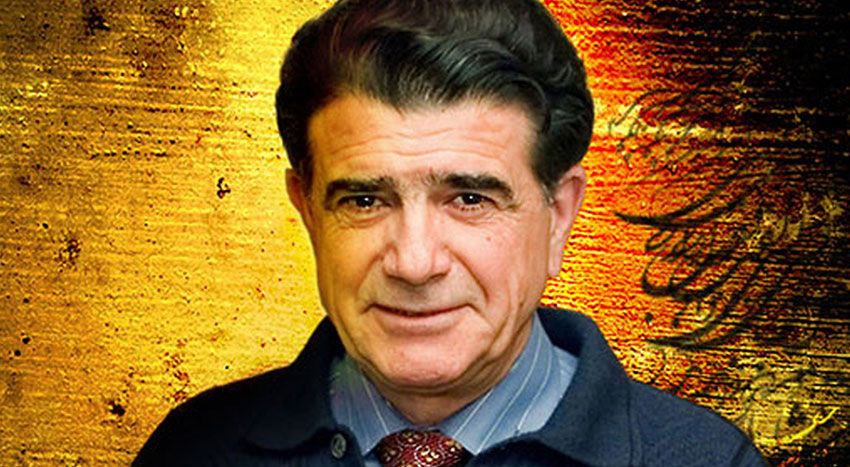
#> input picture MohamadRezaShajaryan.jpg, 850 x 467 px
$ python main.py
#> lines starting #> are read from the running program, lines starting #| are printed output that depends on the picture; after the words box and inside, x2 and y2 are one past the last pixel; in counts of white or black regions, pixels touching at a corner belong together
### FaceDetector.py
import cv2
import numpy as np

class FaceDetector:
    def __init__(self):
        face_cascade_path = cv2.data.haarcascades + 'haarcascade_frontalface_default.xml'
        self.face_cascade = cv2.CascadeClassifier(face_cascade_path)

        profile_cascade_path = cv2.data.haarcascades + 'haarcascade_profileface.xml'
        self.profile_cascade = cv2.CascadeClassifier(profile_cascade_path)

        if self.face_cascade.empty() or self.profile_cascade.empty():
            print("Warning: Could not load cascade classifiers")
        else:
            print("OpenCV face detector initialized")

    def detect_faces(self, image):
        if image is None:
            return []

        gray = cv2.cvtColor(image, cv2.COLOR_BGR2GRAY)
        gray = cv2.equalizeHist(gray)

        faces = []

        # Detect frontal faces
        detected_faces = self.face_cascade.detectMultiScale(
            gray,
            scaleFactor=1.1,
            minNeighbors=5,
            minSize=(30, 30),
            flags=cv2.CASCADE_SCALE_IMAGE
        )

        for (x, y, w, h) in detected_faces:
            faces.append({
                'bbox': (x, y, w, h),
                'type': 'frontal'
            })

        # If no frontal faces found, try profile faces
        if len(faces) == 0:
            # Detect profile faces (both left and right)
            profile_faces = self.profile_cascade.detectMultiScale(
                gray,
                scaleFactor=1.1,
                minNeighbors=5,
                minSize=(30, 30)
            )

            for (x, y, w, h) in profile_faces:
                faces.append({
                    'bbox': (x, y, w, h),
                    'type': 'profile'
                })


        return faces

    def draw_faces(self, image, faces, color=(0, 255, 0), thickness=2):
        img_copy = image.copy()
        for face in faces:
            x, y, w, h = face['bbox']
            cv2.rectangle(img_copy, (x, y), (x + w, y + h), color, thickness)

            # Optionally add face type label
            if 'type' in face:
                cv2.putText(
                    img_copy,
                    face['type'],
                    (x, y - 10),
                    cv2.FONT_HERSHEY_SIMPLEX,
                    0.5,
                    color,
                    1
                )
        return img_copy


### FaceMatcher.py
import cv2
import numpy as np
from FaceDetector import FaceDetector


class FaceMatcher:
    def __init__(self):
        self.face_detector = FaceDetector()


        self.feature_detector = cv2.ORB_create(
            nfeatures=500,
            scaleFactor=1.2,
            nlevels=8,
            edgeThreshold=31,
            firstLevel=0,
            WTA_K=2,
            scoreType=cv2.ORB_HARRIS_SCORE,
            patchSize=31,
            fastThreshold=20
        )

        self.matcher = cv2.BFMatcher(cv2.NORM_HAMMING, crossCheck=True)
        self.match_threshold = 50


    def compute_feature_similarity(self, face1, face2):
        """Compute similarity between two face images using ORB features"""
        if face1 is None or face2 is None:
            return 0, None, None, None

        face1_resized = cv2.resize(face1, (200, 200))
        face2_resized = cv2.resize(face2, (200, 200))

        gray1 = cv2.cvtColor(face1_resized, cv2.COLOR_BGR2GRAY)
        gray2 = cv2.cvtColor(face2_resized, cv2.COLOR_BGR2GRAY)

        gray1 = cv2.equalizeHist(gray1)
        gray2 = cv2.equalizeHist(gray2)


        kp1, des1 = self.feature_detector.detectAndCompute(gray1, None)
        kp2, des2 = self.feature_detector.detectAndCompute(gray2, None)

        if des1 is None or des2 is None or len(kp1) < 10 or len(kp2) < 10:
            return 0, None, None, None


        matches = self.matcher.match(des1, des2)

        good_matches = [m for m in matches if m.distance < self.match_threshold]

        good_matches = sorted(good_matches, key=lambda x: x.distance)[:50]

        if len(good_matches) > 0:
           similarity = len(good_matches) / max(len(kp1), len(kp2))
        else:
            similarity = 0

        return similarity, good_matches, kp1, kp2

    def draw_matches(self, face1, face2, kp1, kp2, good_matches):
        """Draw matching keypoints between two faces"""
        if face1 is None or face2 is None:
            return None


        face1_resized = cv2.resize(face1, (200, 200))
        face2_resized = cv2.resize(face2, (200, 200))


        match_img = cv2.drawMatches(
            face1_resized, kp1,
            face2_resized, kp2,
            good_matches, None,
            matchColor=(0, 255, 0),
            singlePointColor=(255, 0, 0),
            flags=cv2.DrawMatchesFlags_NOT_DRAW_SINGLE_POINTS
        )

        return match_img

    def extract_face_region(self, image, face_bbox):
        """Extract face region from image using bounding box"""
        x, y, w, h = face_bbox
        return image[y:y+h, x:x+w]

### main.py
import cv2
import numpy as np
from FaceMatcher import FaceMatcher

def main():
    face_matcher = FaceMatcher()

    print("Loading reference image...")
    reference_img = cv2.imread('MohamadRezaShajaryan.jpg')
#> reference_img is the input picture: shape (467, 850, 3); mean B, G, R 40.7, 97.2, 138.4
    if reference_img is None:
        print("Error: Could not load reference image")
        return

    reference_faces = face_matcher.face_detector.detect_faces(reference_img)
#> in detect_faces, `detected_faces = self.face_cascade.detectMultiScale( gray, scaleFactor..`: detected_faces = [[268, 83, 300, 300]]
#> the loop in detect_faces, `for (x, y, w, h) in detected_faces:` made 1 pass
#> after the loop in detect_faces, `for (x, y, w, h) in detected_faces:`: faces = 1 item
#> reference_faces = 1 item
    if not reference_faces:
        print("No face detected in reference image")
        return
    print(f"Found {len(reference_faces)} face(s) in reference image")
#| Found 1 face(s) in reference image
    ref_face_bbox = reference_faces[0]['bbox']
#> ref_face_bbox = (268, 83, 300, 300)
    ref_face = face_matcher.extract_face_region(reference_img, ref_face_bbox)
#> in extract_face_region, `x, y, w, h = face_bbox`: x = 268; y = 83; w = 300
#> in extract_face_region, `return image[y:y+h, x:x+w]`:
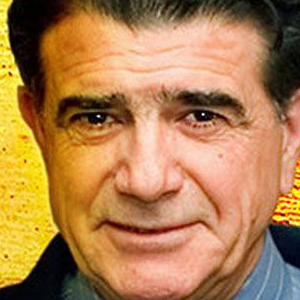
#> returned value: shape (300, 300, 3); mean of channels 0, 1, 2 79.8, 127.6, 174.2; drawn as B, G, R
    face_detected = face_matcher.face_detector.draw_faces(reference_img, reference_faces,
                                             color=(255, 0, 0), thickness=2)
#> the loop in draw_faces, `for face in faces:` made 1 pass
#> after the loop in draw_faces, `for face in faces:`:
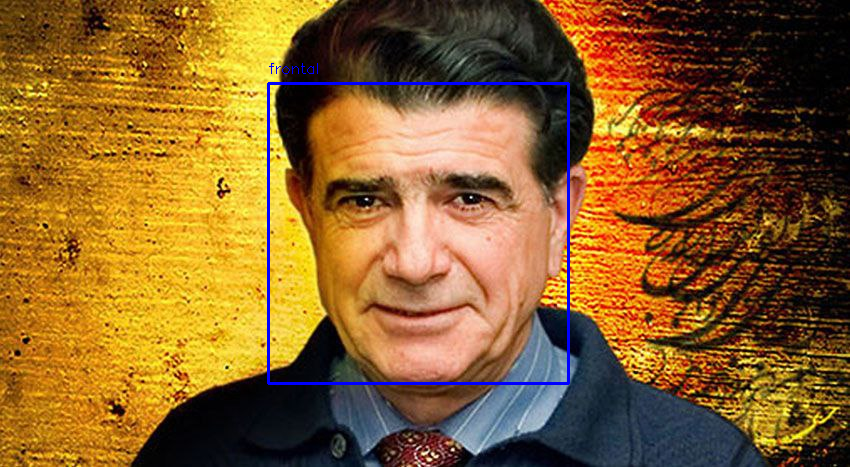
#> img_copy: shape (467, 850, 3); 0.93% of pixels changed, all inside (x1, y1, x2, y2) = (267, 63, 570, 385)
    cv2.imshow("Reference Image", face_detected)

    print("Loading video...")
    cap = cv2.VideoCapture('shajaryan.mp4')
    if not cap.isOpened():
        print("Error: Could not open video")
        return

    fps = cap.get(cv2.CAP_PROP_FPS)
#> fps = 25
    total_frames = int(cap.get(cv2.CAP_PROP_FRAME_COUNT))
#> total_frames = 1500
    print(f"Video: {total_frames} frames, {fps:.2f} FPS")
#| Video: 1500 frames, 25.00 FPS

    ret, first_frame = cap.read()
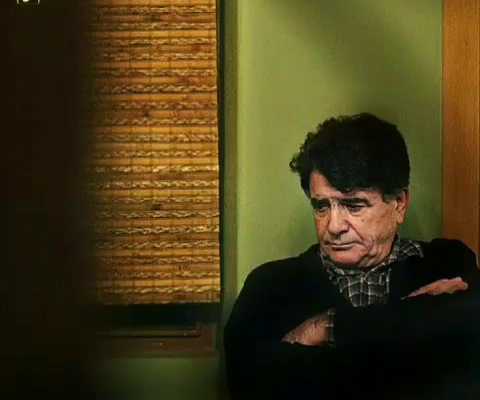
#> input picture frame 150 of shajaryan.mp4, 480 x 400 px
#> first_frame is the input picture: shape (400, 480, 3); mean B, G, R 24.7, 59.4, 71.2

    if not ret:
        print("Error: Could not read first frame")
        return

    print("Detecting faces in video frame...")
    video_faces = face_matcher.face_detector.detect_faces(first_frame)
#> in detect_faces (call 2), `gray = cv2.equalizeHist(gray)`:
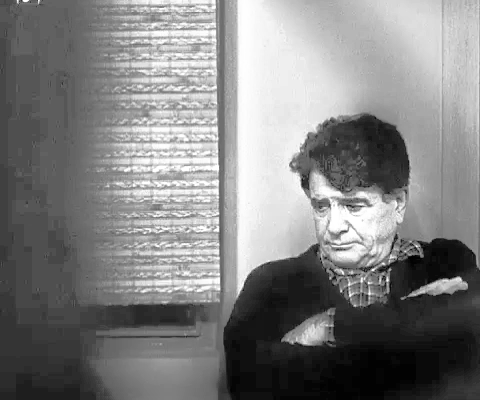
#> gray: shape (400, 480); min 0, max 255, mean 128.9
#> in detect_faces (call 2), `detected_faces = self.face_cascade.detectMultiScale( gray, scaleFactor..`: detected_faces = [[292, 172, 91, 91]]
#> the loop in detect_faces (call 2), `for (x, y, w, h) in detected_faces:` made 1 pass
#> video_faces = 1 item
    print(f"Found {len(video_faces)} face(s) in video frame")
#| Found 1 face(s) in video frame

    display_frame = first_frame.copy()

    if video_faces:
        video_face_bbox = video_faces[0]['bbox']
#> video_face_bbox = (292, 172, 91, 91)
        video_face = face_matcher.extract_face_region(first_frame, video_face_bbox)
#> call 2 of extract_face_region, with face_bbox = (292, 172, 91, 91)
#> in extract_face_region (call 2), `x, y, w, h = face_bbox`: x = 292; y = 172; w = 91
#> in extract_face_region (call 2), `return image[y:y+h, x:x+w]`:
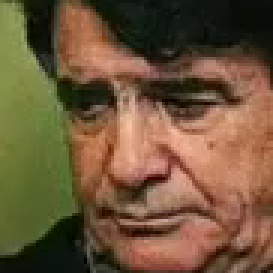
#> returned value: shape (91, 91, 3) (shown 3 times larger); mean of channels 0, 1, 2 58.1, 86.2, 111; drawn as B, G, R

        face_video_detected = face_matcher.face_detector.draw_faces(display_frame, video_faces,
                                             color=(255, 0, 0), thickness=2)
#> the loop in draw_faces (call 2), `for face in faces:` made 1 pass
#> after the loop in draw_faces (call 2), `for face in faces:`: img_copy: shape (400, 480, 3); 0.63% of pixels changed, all inside (x1, y1, x2, y2) = (291, 152, 385, 265)

        cv2.imshow("Video Frame", face_video_detected)

        similarity, good_matches, kp1, kp2 = face_matcher.compute_feature_similarity(
            ref_face, video_face
        )
#> in compute_feature_similarity, `gray2 = cv2.equalizeHist(gray2)`:
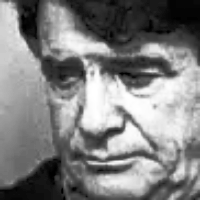
#> gray2: shape (200, 200); min 0, max 255, mean 128.5
#> in compute_feature_similarity, `kp1, des1 = self.feature_detector.detectAndCompute(gray1, None)`: kp1 = 389 keypoints; strongest (x, y, size): (37, 154, 37.2), (132, 80, 31), (33, 150, 31), (127, 77, 31)
#> in compute_feature_similarity, `kp2, des2 = self.feature_detector.detectAndCompute(gray2, None)`: kp2 = 379 keypoints; strongest (x, y, size): (121, 131, 53.6), (120, 131, 64.3), (116, 124, 64.3), (119, 123, 53.6)
#> in compute_feature_similarity, `matches = self.matcher.match(des1, des2)`: matches = 117 matches
#> in compute_feature_similarity, `good_matches = [m for m in matches if m.distance < self.match_threshold]`: good_matches = 57 matches
#> in compute_feature_similarity, `good_matches = sorted(good_matches, key=lambda x: x.distance)[:50]`: good_matches = 50 matches
#> in compute_feature_similarity, `similarity = len(good_matches) / max(len(kp1), len(kp2))`: similarity = 0.129
#> similarity = 0.129; good_matches = 50 matches

        print(f"Face similarity score: {similarity:.2f}")
#| Face similarity score: 0.13

        MIN_MATCHES = 10
        MIN_SIMILARITY = 0.10

        if similarity > MIN_SIMILARITY and good_matches and len(good_matches) > MIN_MATCHES:
            print("Face match confirmed!")

            match_img = face_matcher.draw_matches(ref_face, video_face, kp1, kp2, good_matches)
            cv2.imshow('Face Match Details', match_img)

        else:
            print("Face match NOT confirmed. Playing video anyway...")


    cap.set(cv2.CAP_PROP_POS_FRAMES, 0)

    ref_height, ref_width = reference_img.shape[:2]
#> ref_height = 467; ref_width = 850

    print("Starting video playback...")
    frame_count = 0

    while True:
        ret, video_frame = cap.read()
        if not ret:
            print("Video ended or error reading frame")
            break

        frame_count += 1

        video_resized = cv2.resize(video_frame, (ref_width, ref_height))
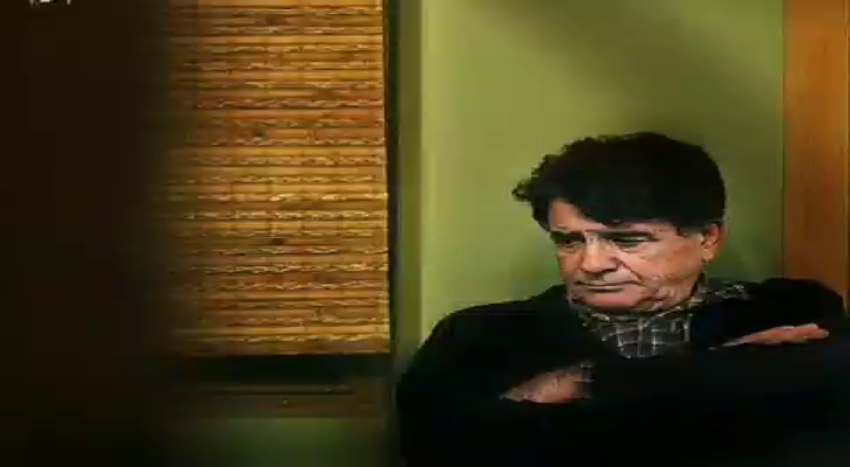
#> video_resized: shape (467, 850, 3); mean B, G, R 25, 59.2, 71.2
        cv2.imshow('Augmented Reality', video_resized)


        if frame_count % 30 == 0:
            print(f"Playing frame {frame_count}/{total_frames}")

        key = cv2.waitKey(30) & 0xFF
#> (key q is pressed here)

        if key == ord('q'):
            print("Quit requested")
            break

    print(f"Played {frame_count} frames")
    cap.release()
    cv2.destroyAllWindows()

if __name__ == "__main__":
    main()
